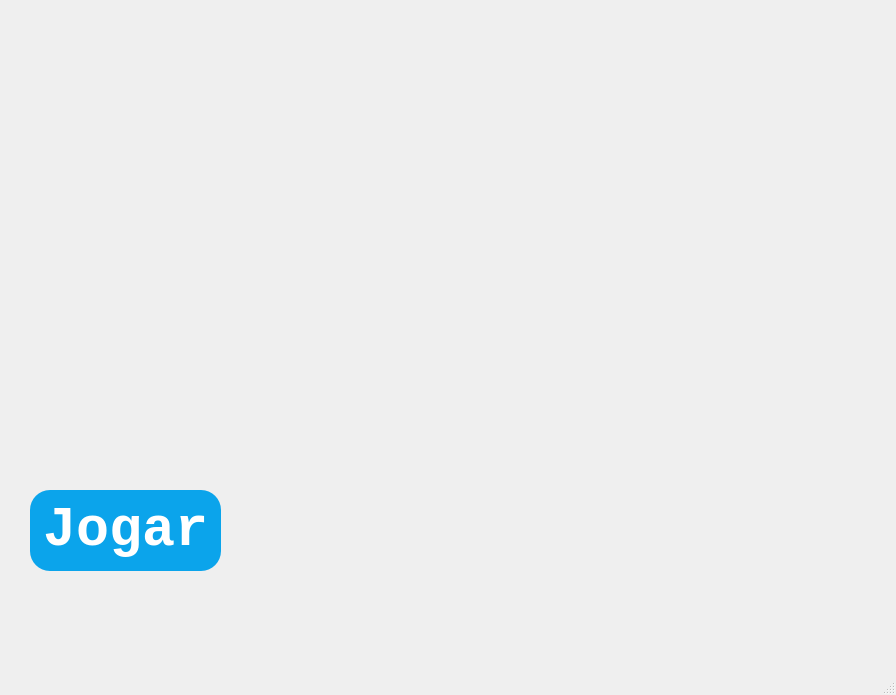
<?xml version="1.0" encoding="UTF-8"?>
<ui version="4.0">
 <class>MainWindow</class>
 <widget class="QMainWindow" name="MainWindow">
  <property name="geometry">
   <rect>
    <x>0</x>
    <y>0</y>
    <width>896</width>
    <height>695</height>
   </rect>
  </property>
  <property name="windowTitle">
   <string>MainWindow</string>
  </property>
  <widget class="QWidget" name="centralwidget">
   <widget class="QLabel" name="label">
    <property name="geometry">
     <rect>
      <x>0</x>
      <y>-10</y>
      <width>901</width>
      <height>691</height>
     </rect>
    </property>
    <property name="text">
     <string/>
    </property>
    <property name="pixmap">
     <pixmap>Como-jogar-blackjack-.png</pixmap>
    </property>
    <property name="scaledContents">
     <bool>true</bool>
    </property>
   </widget>
   <widget class="QLabel" name="label_2">
    <property name="geometry">
     <rect>
      <x>30</x>
      <y>20</y>
      <width>121</width>
      <height>121</height>
     </rect>
    </property>
    <property name="text">
     <string/>
    </property>
    <property name="pixmap">
     <pixmap>unnamed.png</pixmap>
    </property>
    <property name="scaledContents">
     <bool>true</bool>
    </property>
   </widget>
   <widget class="QPushButton" name="pushButton">
    <property name="geometry">
     <rect>
      <x>30</x>
      <y>490</y>
      <width>191</width>
      <height>81</height>
     </rect>
    </property>
    <property name="font">
     <font>
      <family>Consolas</family>
      <pointsize>41</pointsize>
      <weight>75</weight>
      <italic>false</italic>
      <bold>true</bold>
      <strikeout>false</strikeout>
      <kerning>false</kerning>
     </font>
    </property>
    <property name="autoFillBackground">
     <bool>false</bool>
    </property>
    <property name="styleSheet">
     <string notr="true">background-color:#0ba4eb;
color:#ffffff;
border-radius:20px;</string>
    </property>
    <property name="text">
     <string>Jogar</string>
    </property>
   </widget>
  </widget>
  <widget class="QMenuBar" name="menubar">
   <property name="geometry">
    <rect>
     <x>0</x>
     <y>0</y>
     <width>896</width>
     <height>21</height>
    </rect>
   </property>
  </widget>
  <widget class="QStatusBar" name="statusbar"/>
 </widget>
 <resources/>
 <connections/>
</ui>
